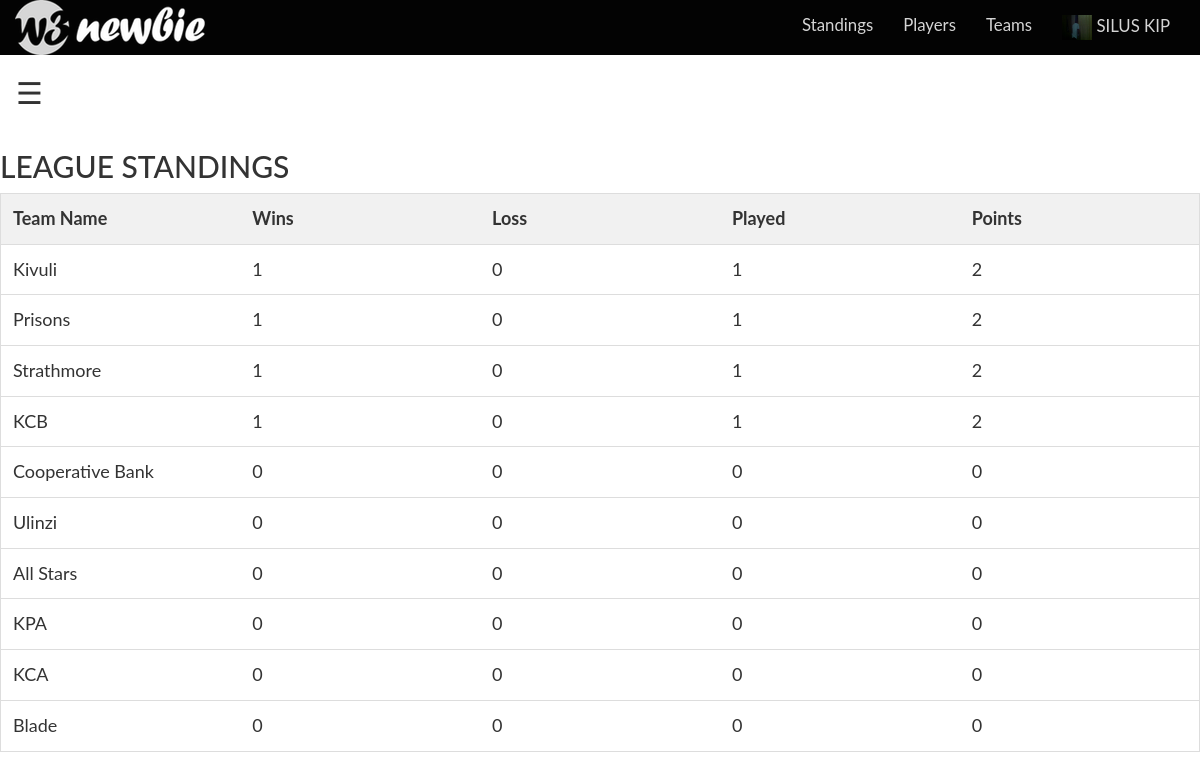
Screenshot of /standings1.php (signed in) with the database file from the repository.
### tables this page shows
CREATE TABLE `standings` (
  `standingId` int(11) NOT NULL,
  `teamId` int(11) NOT NULL,
  `win` int(11) NOT NULL,
  `loss` int(11) NOT NULL,
  `played` int(11) NOT NULL,
  `points` int(11) NOT NULL
);

CREATE TABLE `teams` (
  `teamId` int(11) NOT NULL,
  `teamName` varchar(30) NOT NULL,
  `playerId` int(11) NOT NULL,
  `coachId` int(11) NOT NULL,
  `cityId` int(11) NOT NULL
);

### standings1.php (the view, shortened to what this page needs)
<?php
    require_once "connection.php";
?>
<!DOCTYPE html>
<html>
<head>
  <link rel="stylesheet" href="https://maxcdn.bootstrapcdn.com/bootstrap/3.3.7/css/bootstrap.min.css">
  <link rel="stylesheet" href="https://cdnjs.cloudflare.com/ajax/libs/font-awesome/4.7.0/css/font-awesome.min.css">
  <link rel="stylesheet" type="text/css" href="css.css">
</head>
<body>
<nav class="navbar navbar-inverse">
      <div class="container-fluid">
        <div class="navbar-header">
          <a href="#" class="navbar-nav navbar navbar-right"><img src="img/w3newbie.png"></a>
        </div>
        <div class="collapse navbar-collapse" id="myNavbar">
          <ul class="nav navbar-nav navbar-right">
            <li> <a href="standingsec.php">Standings</a></li>
            <li> <a href="playersec.php">Players</a></li>
                    <li> <a href="teamsec.php">Teams</a></li>
                    <li style="float:right;"><a href="profile.php?userId=<?=$_SESSION["authlog"]["userId"]?>"><img style="width:30px; height:25px; background-color:white;" src="images/people/<?php echo $_SESSION["authlog"]["Image"];?>"><?php echo ' ';?><?php echo strtoupper($_SESSION["authlog"]["Full_Name"]);?></a></li>
          </ul>
        </div>
      </div>
   </nav>
<div id="main">
    <span style="font-size:30px;cursor:pointer" onclick="openNav()">&#9776;</span>
</div>
<h2>LEAGUE STANDINGS</h2>
<table id="myTable">
  <tr class="header">
    <th style="width:20%;">Team Name</th>
    <th style="width:20%;">Wins</th>
    <th style="width:20%;">Loss</th>
    <th style="width:20%;">Played</th>
    <th style="width:20%;">Points</th>
    </tr>
  <?php
$select_qry="SELECT teamName, win, loss, played, points FROM `standings` INNER JOIN `teams` ON `standings`.`teamId`=`teams`.`teamId` ORDER BY `points` DESC";
$results=$conn->query($select_qry);
if ($results->num_rows>0){
  while ($row=$results->fetch_assoc()) {
 ?>
  <tr>
  <td align="center" scope="row"><?php echo $row["teamName"]; ?></td>
  <td align="center" scope="row"><?php echo $row["win"]; ?></td>
  <td align="center" scope="row"><?php echo $row["loss"]; ?></td>
  <td align="center" scope="row"><?php echo $row["played"]; ?></td>
  <td align="center" scope="row"><?php echo $row["points"]; ?></td>
 </tr>
 <?php
 }
}else {
  echo "0 results";
 }
    ?>
</table>
</body>
</html>

### css.css (style rules this page uses)
.navbar { margin-bottom: 0; border-radius: 0; background-color: #030303; color: #FFF padding: 1% 0; font-size: 1.2em; border:0; }
.navbar-inverse .navbar-nav li a { color: #D5D5D5; }

### standings1.php (style rules this page uses)
* { box-sizing: border-box; }
.navbar { margin-bottom: 0; border-radius: 0; background-color: #030303; color: #FFF padding: 1% 0; font-size: 1.2em; border:0; }
#myTable { border-collapse: collapse; width: 100%; border: 1px solid #ddd; font-size: 18px; }
#myTable th, #myTable td { text-align: left; padding: 12px; }
#myTable tr { border-bottom: 1px solid #ddd; }
#myTable tr.header, #myTable tr:hover { background-color: #f1f1f1; }
body { font-family: "Lato", sans-serif; transition: background-color .5s; }
#main { transition: margin-left .5s; padding: 16px; }

### rows the page displays
standings: teamId.teamName "Kivuli", win "1", loss "0", played "1", points "2"
standings: teamId.teamName "Prisons", win "1", loss "0", played "1", points "2"
standings: teamId.teamName "Strathmore", win "1", loss "0", played "1", points "2"
standings: teamId.teamName "KCB", win "1", loss "0", played "1", points "2"
standings: teamId.teamName "Cooperative Bank", win "0", loss "0", played "0", points "0"
standings: teamId.teamName "Ulinzi", win "0", loss "0", played "0", points "0"
standings: teamId.teamName "All Stars", win "0", loss "0", played "0", points "0"
standings: teamId.teamName "KPA", win "0", loss "0", played "0", points "0"
standings: teamId.teamName "KCA", win "0", loss "0", played "0", points "0"
standings: teamId.teamName "Blade", win "0", loss "0", played "0", points "0"

### other values shown
$_SESSION["authlog"]["Full_Name"] "SILUS KIP"
